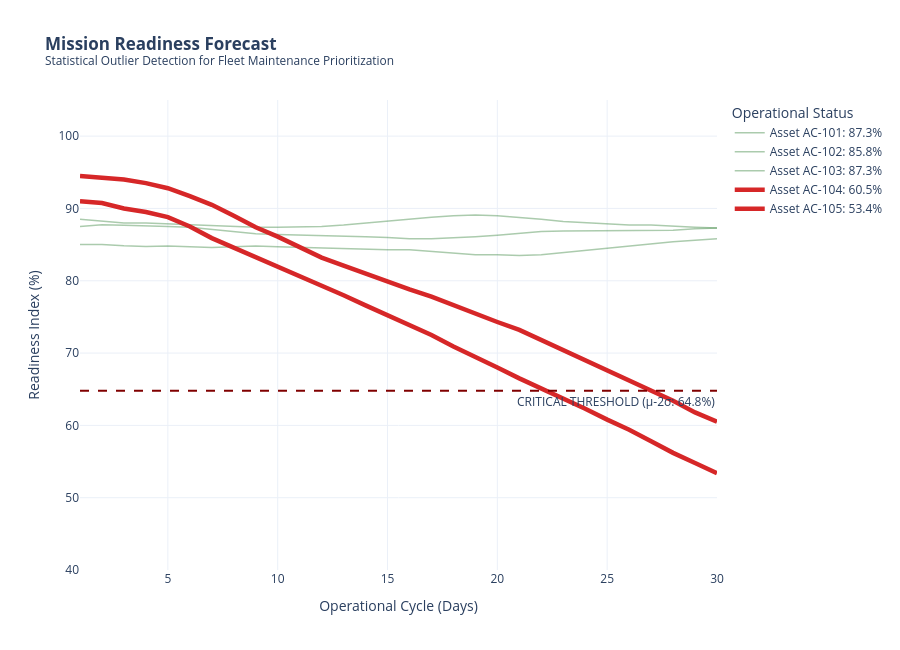

The code cell stored with this chart in its notebook:
### Markdown cell above
### Phase 3: Risk-Weighted Executive Dashboard
The final visualization utilizes the **Statistical Mean** and **Standard Deviation** calculated in the previous phase to define risk thresholds. 

**Dynamic Risk Stratification:**
* <span style="color:#2E7D32">**Healthy (Green):**</span> Assets performing within 1 Standard Deviation of the Fleet Mean.
* <span style="color:#FFA500">**Warning (Orange):**</span> Assets between 1 and 2 Standard Deviations below the Mean.
* <span style="color:#D62728">**Critical (Red):**</span> Assets exceeding 2 Standard Deviations below the Mean. Visual weight is increased to 4.0px to emphasize these immediate mission risks.

### Code cell
# Initialize Plotly Figure
fig = go.Figure()

# Industry-Standard Taxonomy for Federal Asset Readiness
# Colors aligned with the Executive Summary: Red (Critical), Yellow (Warning), Green (Healthy)
STATUS_COLORS = {'Critical': '#D62728', 'Warning': '#EFB810', 'Healthy': '#2E7D32'}

for asset in df['Asset_ID'].unique():
    asset_df = df[df['Asset_ID'] == asset]
    current_health = asset_df['Rolling_Health'].iloc[-1]
    
    # Logic: Statistical Risk Attribution (Derived from Phase 2 Calibration)
    # Healthy: >= Warning Zone | Warning: Between 1σ and 2σ | Critical: < 2σ
    if current_health >= warning_line:
        line_color = STATUS_COLORS['Healthy']
        line_width = 1.5
        opacity = 0.4 # Backgrounding stable assets to reduce "Alert Fatigue"
    elif current_health < critical_line:
        line_color = STATUS_COLORS['Critical']
        line_width = 4.5 # Heavy weight for primary mission-risk attention (NDI Priority)
        opacity = 1.0
    else:
        line_color = STATUS_COLORS['Warning']
        line_width = 2.5 # Increased frequency polling required
        opacity = 0.8

    # Note: Utilizing 'Timestamp' mapped from 'Day' in Phase 2
    fig.add_trace(go.Scatter(
        x=asset_df['Timestamp'], 
        y=asset_df['Rolling_Health'],
        mode='lines',
        name=f"Asset {asset}: {current_health:.1f}%",
        line=dict(color=line_color, width=line_width),
        opacity=opacity,
        hovertemplate="Day %{x}<br>Health Index: %{y}%<extra></extra>"
    ))

# Add Statistical Markers for Executive Context
fig.add_hline(y=critical_line, line_dash="dash", line_color="#800000", 
              annotation_text=f"CRITICAL THRESHOLD (μ-2σ: {critical_line:.1f}%)", 
              annotation_position="bottom right")

# Layout Configuration for Executive Review
fig.update_layout(
    template="plotly_white",
    title="<b>Mission Readiness Forecast</b><br><sup>Statistical Outlier Detection for Fleet Maintenance Prioritization</sup>",
    xaxis_title="Operational Cycle (Days)",
    yaxis_title="Readiness Index (%)",
    yaxis=dict(range=[min(40, critical_line-10), 105]),
    legend_title="Operational Status",
    height=650,
    hovermode="x unified"
)

# Export interactive artifact to the /outputs directory
# Verified relative pathing for Repository Audit: ../outputs/
output_html = os.path.join('..', 'outputs', 'mission_readiness_dashboard.html')
fig.write_html(output_html)

print(f" Phase 3 Complete: Risk-Weighted Dashboard exported to {output_html}")
fig.show()

### Figure 1 — Plotly figure (JSON) as saved in the notebook; plotly's stock layout.template omitted (floating-point values rounded to 4 significant figures)
{"data": [{"hovertemplate": "Day %{x}<br>Health Index: %{y}%<extra></extra>", "line": {"color": "#2E7D32", "width": 1.5}, "mode": "lines", "name": "Asset AC-101: 87.3%", "opacity": 0.4, "type": "scatter", "x": [1, 2, 3, 4, 5, 6, 7, 8, 9, 10, 11, 12, 13, 14, 15, 16, 17, 18, 19, 20, 21, 22, 23, 24, 25, 26, 27, 28, 29, 30], "y": [87.5, 87.75, 87.67, 87.62, 87.5, 87.4, 87.1, 86.8, 86.5, 86.4, 86.3, 86.2, 86.2, 86.1, 86.0, 85.8, 85.8, 85.9, 86.1, 86.3, 86.6, 86.8, 86.9, 86.9, 86.9, 86.9, 87.0, 87.0, 87.2, 87.3]}, {"hovertemplate": "Day %{x}<br>Health Index: %{y}%<extra></extra>", "line": {"color": "#2E7D32", "width": 1.5}, "mode": "lines", "name": "Asset AC-102: 85.8%", "opacity": 0.4, "type": "scatter", "x": [1, 2, 3, 4, 5, 6, 7, 8, 9, 10, 11, 12, 13, 14, 15, 16, 17, 18, 19, 20, 21, 22, 23, 24, 25, 26, 27, 28, 29, 30], "y": [85.0, 85.0, 84.83, 84.75, 84.8, 84.7, 84.6, 84.7, 84.8, 84.7, 84.6, 84.6, 84.5, 84.4, 84.3, 84.3, 84.1, 83.8, 83.6, 83.6, 83.5, 83.6, 83.9, 84.2, 84.5, 84.9, 85.2, 85.4, 85.6, 85.8]}, {"hovertemplate": "Day %{x}<br>Health Index: %{y}%<extra></extra>", "line": {"color": "#2E7D32", "width": 1.5}, "mode": "lines", "name": "Asset AC-103: 87.3%", "opacity": 0.4, "type": "scatter", "x": [1, 2, 3, 4, 5, 6, 7, 8, 9, 10, 11, 12, 13, 14, 15, 16, 17, 18, 19, 20, 21, 22, 23, 24, 25, 26, 27, 28, 29, 30], "y": [88.5, 88.25, 88.0, 88.0, 87.9, 87.7, 87.6, 87.6, 87.4, 87.4, 87.4, 87.5, 87.7, 88.0, 88.3, 88.6, 88.8, 89.0, 89.1, 89.0, 88.8, 88.5, 88.2, 88.0, 87.8, 87.7, 87.7, 87.5, 87.4, 87.3]}, {"hovertemplate": "Day %{x}<br>Health Index: %{y}%<extra></extra>", "line": {"color": "#D62728", "width": 4.5}, "mode": "lines", "name": "Asset AC-104: 60.5%", "opacity": 1, "type": "scatter", "x": [1, 2, 3, 4, 5, 6, 7, 8, 9, 10, 11, 12, 13, 14, 15, 16, 17, 18, 19, 20, 21, 22, 23, 24, 25, 26, 27, 28, 29, 30], "y": [94.5, 94.25, 94.0, 93.5, 92.8, 91.7, 90.5, 89.0, 87.4, 86.1, 84.6, 83.2, 82.1, 81.0, 79.8, 78.8, 77.8, 76.6, 75.5, 74.3, 73.2, 71.8, 70.3, 69.0, 67.6, 66.2, 64.8, 63.4, 61.8, 60.5]}, {"hovertemplate": "Day %{x}<br>Health Index: %{y}%<extra></extra>", "line": {"color": "#D62728", "width": 4.5}, "mode": "lines", "name": "Asset AC-105: 53.4%", "opacity": 1, "type": "scatter", "x": [1, 2, 3, 4, 5, 6, 7, 8, 9, 10, 11, 12, 13, 14, 15, 16, 17, 18, 19, 20, 21, 22, 23, 24, 25, 26, 27, 28, 29, 30], "y": [91.0, 90.75, 90.0, 89.5, 88.8, 87.5, 85.9, 84.6, 83.2, 81.9, 80.6, 79.3, 78.0, 76.6, 75.2, 73.8, 72.5, 70.9, 69.5, 68.0, 66.5, 65.1, 63.8, 62.3, 60.8, 59.4, 57.8, 56.2, 54.8, 53.4]}], "layout": {"annotations": [{"showarrow": false, "text": "CRITICAL THRESHOLD (μ-2σ: 64.8%)", "x": 1, "xanchor": "right", "xref": "x domain", "y": 64.79, "yanchor": "top", "yref": "y"}], "height": 650, "hovermode": "x unified", "legend": {"title": {"text": "Operational Status"}}, "shapes": [{"line": {"color": "#800000", "dash": "dash"}, "type": "line", "x0": 0, "x1": 1, "xref": "x domain", "y0": 64.79, "y1": 64.79, "yref": "y"}], "title": {"text": "<b>Mission Readiness Forecast</b><br><sup>Statistical Outlier Detection for Fleet Maintenance Prioritization</sup>"}, "xaxis": {"title": {"text": "Operational Cycle (Days)"}}, "yaxis": {"range": [40, 105], "title": {"text": "Readiness Index (%)"}}}}
